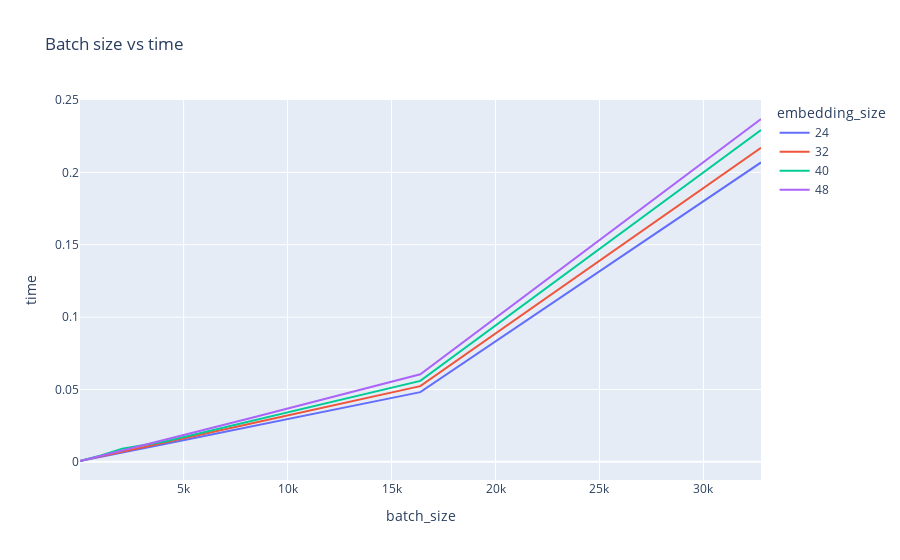

The code cell stored with this chart in its notebook:
### Markdown cell above
# batch_size
Fixed max_len at 128

### Code cell
px.line(df[df['max_len']==128], x='batch_size', y='time', color='embedding_size',  title='Batch size vs time')

### Figure 1 — Plotly figure (JSON) as saved in the notebook; plotly's stock layout.template omitted (floating-point values rounded to 4 significant figures)
{"data": [{"hovertemplate": "embedding_size=24<br>batch_size=%{x}<br>time=%{y}<extra></extra>", "legendgroup": "24", "line": {"color": "#636efa", "dash": "solid"}, "mode": "lines", "name": "24", "orientation": "v", "showlegend": true, "type": "scatter", "x": [16, 32, 64, 128, 256, 512, 1024, 2048, 4096, 8192, 16384, 32768], "xaxis": "x", "y": [0.00057, 0.00062, 0.0007, 0.00091, 0.00123, 0.00197, 0.003555, 0.00649, 0.01227, 0.02419, 0.04815, 0.2069], "yaxis": "y"}, {"hovertemplate": "embedding_size=32<br>batch_size=%{x}<br>time=%{y}<extra></extra>", "legendgroup": "32", "line": {"color": "#EF553B", "dash": "solid"}, "mode": "lines", "name": "32", "orientation": "v", "showlegend": true, "type": "scatter", "x": [16, 32, 64, 128, 256, 512, 1024, 2048, 4096, 8192, 16384, 32768], "xaxis": "x", "y": [0.000545, 0.00063, 0.000725, 0.00095, 0.001345, 0.00219, 0.003835, 0.00699, 0.01337, 0.02626, 0.05229, 0.217], "yaxis": "y"}, {"hovertemplate": "embedding_size=40<br>batch_size=%{x}<br>time=%{y}<extra></extra>", "legendgroup": "40", "line": {"color": "#00cc96", "dash": "solid"}, "mode": "lines", "name": "40", "orientation": "v", "showlegend": true, "type": "scatter", "x": [16, 32, 64, 128, 256, 512, 1024, 2048, 4096, 8192, 16384, 32768], "xaxis": "x", "y": [0.00058, 0.000625, 0.000735, 0.000985, 0.00139, 0.002395, 0.00444, 0.009065, 0.01409, 0.02805, 0.05595, 0.2292], "yaxis": "y"}, {"hovertemplate": "embedding_size=48<br>batch_size=%{x}<br>time=%{y}<extra></extra>", "legendgroup": "48", "line": {"color": "#ab63fa", "dash": "solid"}, "mode": "lines", "name": "48", "orientation": "v", "showlegend": true, "type": "scatter", "x": [16, 32, 64, 128, 256, 512, 1024, 2048, 4096, 8192, 16384, 32768], "xaxis": "x", "y": [0.00057, 0.00063, 0.000755, 0.001015, 0.001445, 0.00255, 0.0043, 0.00794, 0.01522, 0.03011, 0.06053, 0.2369], "yaxis": "y"}], "layout": {"legend": {"title": {"text": "embedding_size"}, "tracegroupgap": 0}, "title": {"text": "Batch size vs time"}, "xaxis": {"anchor": "y", "domain": [0, 1], "title": {"text": "batch_size"}}, "yaxis": {"anchor": "x", "domain": [0, 1], "title": {"text": "time"}}}}
